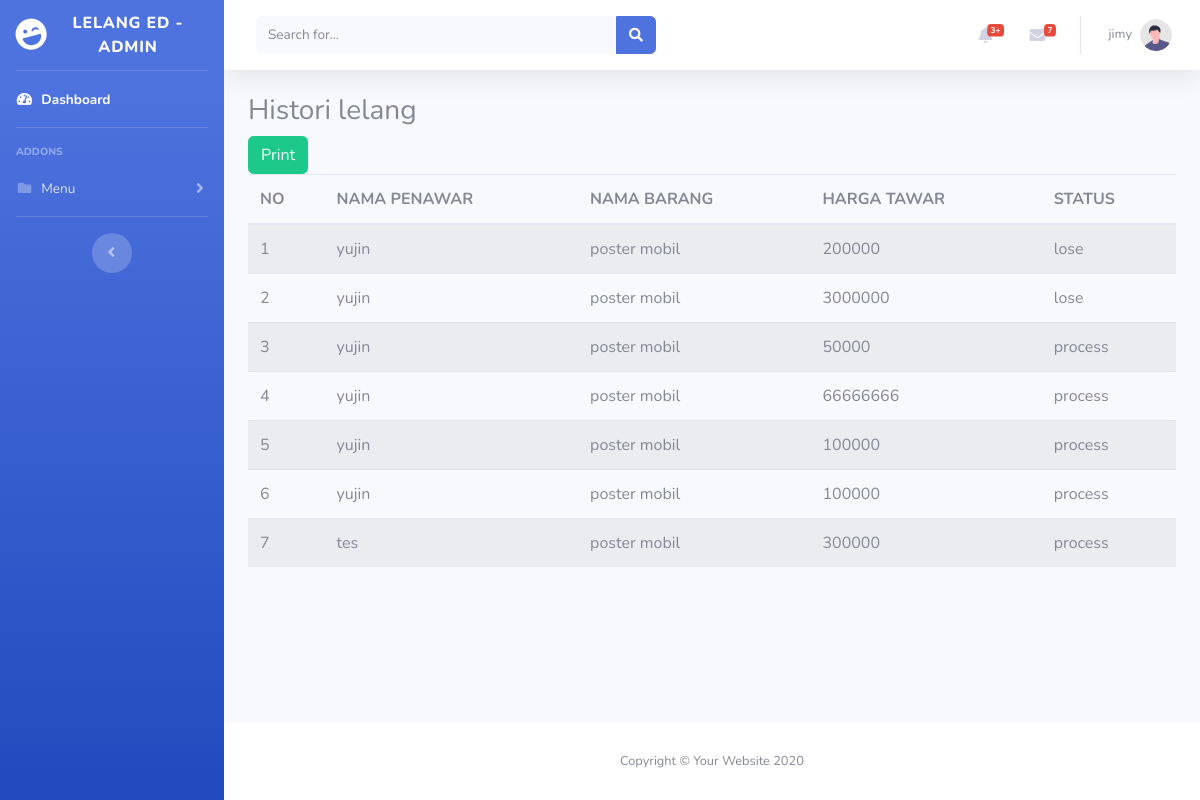
Screenshot of /petugas/laporan.php (signed in) with the database file from the repository.
### tables this page shows
CREATE TABLE `transaksi` (
  `id_transaksi` int(11) NOT NULL,
  `id_masyarakat` int(11) NOT NULL,
  `id_barang` int(11) NOT NULL,
  `penawaran_harga` int(11) NOT NULL,
  `status_lelang` enum('process','win','lose') NOT NULL
);

CREATE TABLE `masyarakat` (
  `id_masyarakat` int(11) NOT NULL,
  `nama_masyarakat` varchar(25) NOT NULL,
  `username` varchar(25) NOT NULL,
  `password` varchar(255) NOT NULL,
  `tlp` varchar(25) NOT NULL
);

CREATE TABLE `barang` (
  `id` int(11) NOT NULL,
  `nama_barang` text NOT NULL,
  `tgl_daftar` date NOT NULL,
  `harga_awal` int(11) NOT NULL,
  `deskripsi` text NOT NULL,
  `foto` blob NOT NULL,
  `status` enum('close','open','sold') NOT NULL
);

### petugas/laporan.php (the view, shortened to what this page needs)
<!DOCTYPE html>
<html lang="en">
<head>
    <link href="vendor/fontawesome-free/css/all.min.css" rel="stylesheet" type="text/css">
    <link href="css/sb-admin-2.min.css" rel="stylesheet">
</head>
<body id="page-top">
    <div id="wrapper">
        <ul class="navbar-nav bg-gradient-primary sidebar sidebar-dark accordion" id="accordionSidebar">
            <a class="sidebar-brand d-flex align-items-center justify-content-center" href="index.html">
                <div class="sidebar-brand-icon rotate-n-15">
                    <i class="fas fa-laugh-wink"></i>
                </div>
                <div class="sidebar-brand-text mx-3">Lelang ED - ADMIN</div>
            </a>
            <hr class="sidebar-divider my-0">
           <li class="nav-item active">
                <a class="nav-link" href="homepage.php">
                    <i class="fas fa-fw fa-tachometer-alt"></i>
                    <span>Dashboard</span></a>
            </li>
            <hr class="sidebar-divider">
            <div class="sidebar-heading">
                Addons
            </div>
            <li class="nav-item">
                <a class="nav-link collapsed" href="#" data-toggle="collapse" data-target="#collapseMenu"
                    aria-expanded="true" aria-controls="collapseMenu">
                    <i class="fas fa-fw fa-folder"></i>
                    <span>Menu</span>
                </a>
            </li>
            <hr class="sidebar-divider d-none d-md-block">
            <div class="text-center d-none d-md-inline">
                <button class="rounded-circle border-0" id="sidebarToggle"></button>
            </div>
        </ul>
        <div id="content-wrapper" class="d-flex flex-column">
            <div id="content">
                <nav class="navbar navbar-expand navbar-light bg-white topbar mb-4 static-top shadow">
                    <form
                        class="d-none d-sm-inline-block form-inline mr-auto ml-md-3 my-2 my-md-0 mw-100 navbar-search">
                        <div class="input-group">
                            <input type="text" class="form-control bg-light border-0 small" placeholder="Search for..."
                                aria-label="Search" aria-describedby="basic-addon2">
                            <div class="input-group-append">
                                <button class="btn btn-primary" type="button">
                                    <i class="fas fa-search fa-sm"></i>
                                </button>
                            </div>
                        </div>
                    </form>
                    <ul class="navbar-nav ml-auto">
                        <li class="nav-item dropdown no-arrow mx-1">
                            <a class="nav-link dropdown-toggle" href="#" id="alertsDropdown" role="button"
                                data-toggle="dropdown" aria-haspopup="true" aria-expanded="false">
                                <i class="fas fa-bell fa-fw"></i>
                                <span class="badge badge-danger badge-counter">3+</span>
                            </a>
                        </li>
                        <li class="nav-item dropdown no-arrow mx-1">
                            <a class="nav-link dropdown-toggle" href="#" id="messagesDropdown" role="button"
                                data-toggle="dropdown" aria-haspopup="true" aria-expanded="false">
                                <i class="fas fa-envelope fa-fw"></i>
                                <span class="badge badge-danger badge-counter">7</span>
                            </a>
                        </li>
                        <li class="nav-item dropdown no-arrow">
                            <a class="nav-link dropdown-toggle" href="#" id="userDropdown" role="button"
                                data-toggle="dropdown" aria-haspopup="true" aria-expanded="false">
                                <span class="mr-2 d-none d-lg-inline text-gray-600 small"><?=$_SESSION['username']?></span>
                                <img class="img-profile rounded-circle"
                                    src="img/undraw_profile.svg">
                            </a>
                        </li>
                    </ul>
                </nav>
                <div class="container-fluid">
                    <h3>Histori lelang</h3>
                    <a href="print.php" class="btn btn-success">Print</a>
                    <table class="table table-hover table-striped">
                        <thead>
                            <tr>
                                <th>NO</th>
                                <th>NAMA PENAWAR</th>
                                <th>NAMA BARANG</th>
                                <th>HARGA TAWAR</th>
                                <th>STATUS</th>
                            </tr>
                        </thead>
                        <tbody>
                            <?php
                                include "../koneksi.php";
                                $qry_transaksi=mysqli_query($conn, "select * from transaksi join masyarakat on masyarakat.id_masyarakat=transaksi.id_masyarakat join barang on barang.id=transaksi.id_barang ");
                                $no=0;
                                while($data_transaksi=mysqli_fetch_array($qry_transaksi)){
                                    $no++;
                            ?>
                                    <tr>
                                        <td><?=$no?></td>
                                        <td><?=$data_transaksi['username']?></td>
                                        <td><?=$data_transaksi['nama_barang']?></td>
                                        <td><?=$data_transaksi['penawaran_harga']?></td>
                                        <td><?=$data_transaksi['status_lelang']?></td>
                                    </tr>
                                <?php
                                }
                                ?>
                        </tbody>
                    </table>
                </div>
            </div>
            <footer class="sticky-footer bg-white">
                <div class="container my-auto">
                    <div class="copyright text-center my-auto">
                        <span>Copyright &copy; Your Website 2020</span>
                    </div>
                </div>
            </footer>
        </div>
    </div>
</body>
</html>

### rows the page displays
transaksi: id_masyarakat.username "yujin", id_barang.nama_barang "poster mobil", penawaran_harga "200000", status_lelang "lose"
transaksi: id_masyarakat.username "yujin", id_barang.nama_barang "poster mobil", penawaran_harga "3000000", status_lelang "lose"
transaksi: id_masyarakat.username "yujin", id_barang.nama_barang "poster mobil", penawaran_harga "50000", status_lelang "process"
transaksi: id_masyarakat.username "yujin", id_barang.nama_barang "poster mobil", penawaran_harga "66666666", status_lelang "process"
transaksi: id_masyarakat.username "yujin", id_barang.nama_barang "poster mobil", penawaran_harga "100000", status_lelang "process"
transaksi: id_masyarakat.username "yujin", id_barang.nama_barang "poster mobil", penawaran_harga "100000", status_lelang "process"
transaksi: id_masyarakat.username "tes", id_barang.nama_barang "poster mobil", penawaran_harga "300000", status_lelang "process"

### other values shown
$_SESSION['username'] "jimy"
